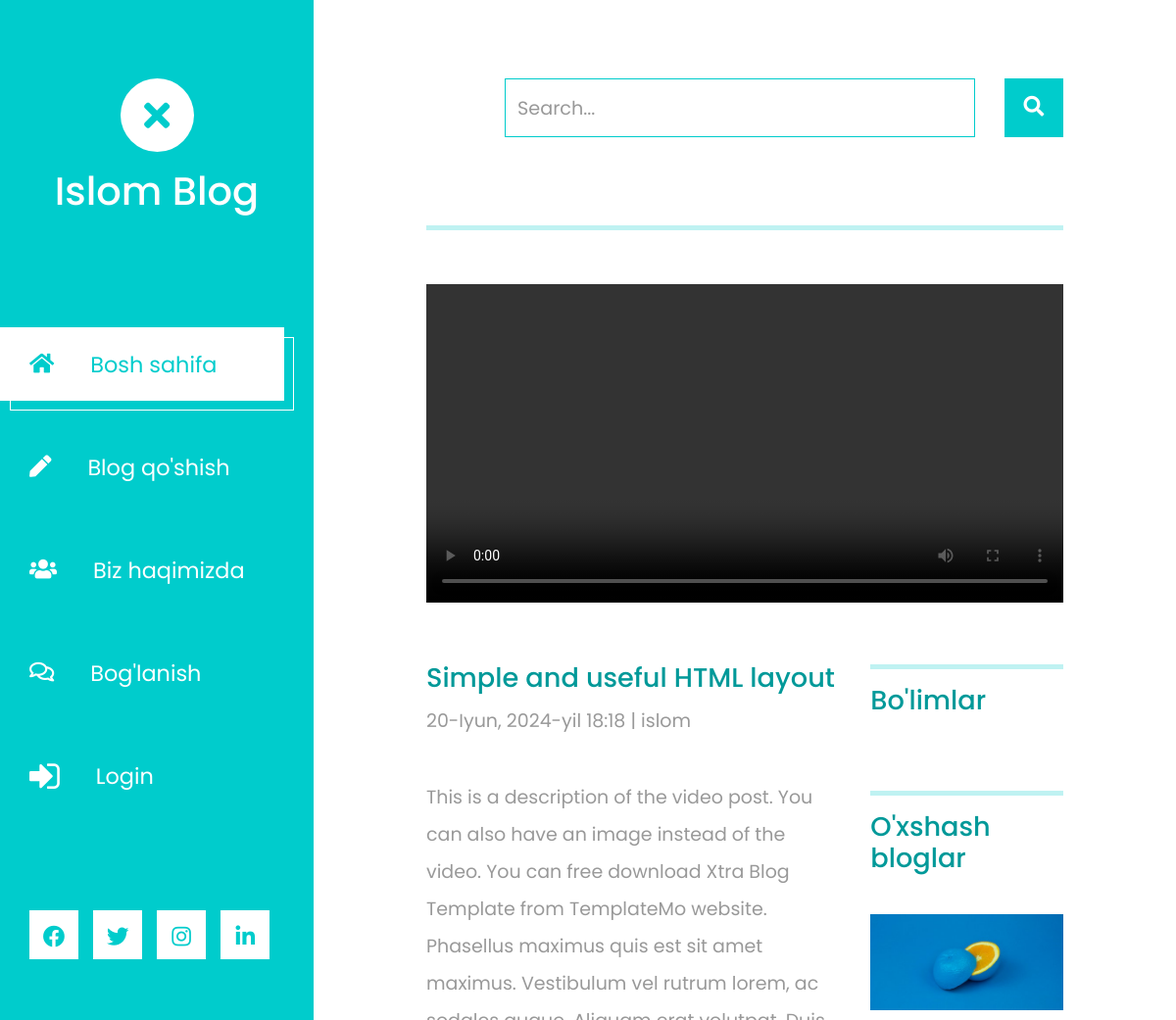
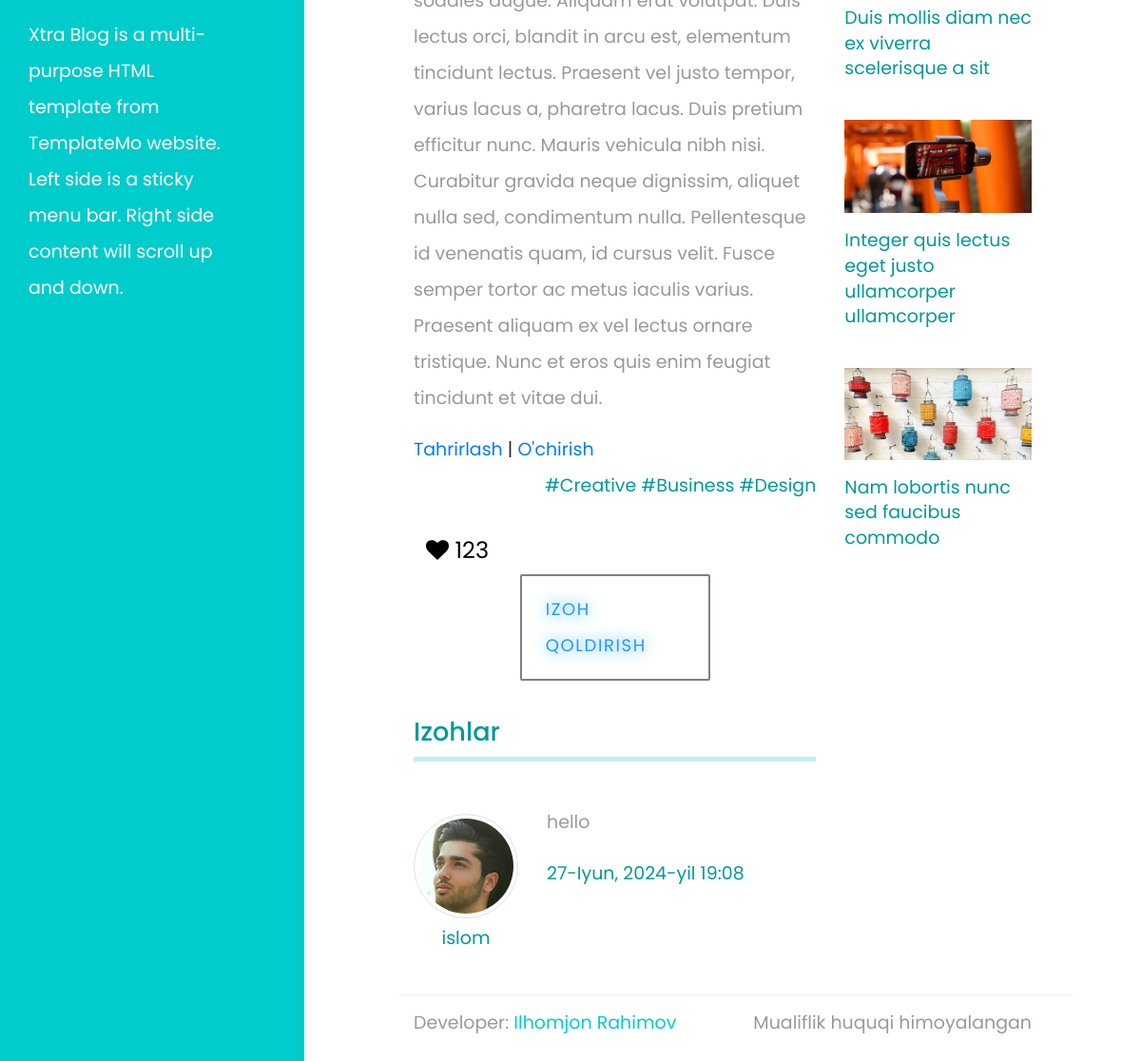
Screenshot of /blogs/simple-and-useful-html-layout/ with the database file from the repository (2 pictures, top to bottom).
### blogs/models.py (models this page shows, shortened)
class Blog(models.Model):
    author = models.ForeignKey(CustomUser, on_delete=models.CASCADE, verbose_name="Aftor")
    title = models.CharField(max_length=255, verbose_name="Sarlavha")
    body = models.TextField(verbose_name="Matni")
    photo = models.ImageField(upload_to='blogs/images/', validators=[
        FileExtensionValidator(allowed_extensions=['jpg', 'png', 'jpeg'])
    ], verbose_name="Rasmi")
    video = models.FileField(upload_to='blogs/videos/', null=True, blank=True,
                             validators=[FileExtensionValidator(allowed_extensions=['mp4'])],
                             verbose_name="Videosi")
    category = models.ForeignKey(Category, on_delete=models.CASCADE, verbose_name="Bo'limi")
    tags = models.ManyToManyField(Tag, blank=True, verbose_name="Teglar")
    slug = models.SlugField(max_length=50, verbose_name="Manzil", unique=True)
    created_time = models.DateTimeField(auto_now_add=True)
    objects = models.Manager()
    class Meta:
        db_table = 'blogs'
        ordering = ['id']
        verbose_name = 'Maqola'
        verbose_name_plural = 'Maqolalar'

class Tag(models.Model):
    name = models.CharField(max_length=50)
    class Meta:
        db_table = 'tags'
        ordering = ['-id']
        verbose_name = 'Teg'
        verbose_name_plural = 'Teglar'

class Comment(models.Model):
    author = models.ForeignKey(CustomUser, on_delete=models.CASCADE)
    blog = models.ForeignKey(Blog, on_delete=models.CASCADE, related_name='comments')
    body = models.TextField()
    created_time = models.DateTimeField(auto_now_add=True)
    class Meta:
        db_table = 'comments'
        ordering = ['-created_time']
        verbose_name = 'Izoh'
        verbose_name_plural = 'Izohlar'

### users/models.py (models this page shows, shortened)
class CustomUser(AbstractUser):
    gender = models.CharField(max_length=10, blank=True, null=True, choices=GENDERS, verbose_name="Jinsi")
    class Meta:
        verbose_name = 'Foydalanuvchi'
        verbose_name_plural = 'Foydalanuvchilar'

### blogs/views.py (the view, shortened to what this page needs)
# urls.py: path('blogs/<slug:slug>/', BlogDetailGenericView.as_view(), name='detail'),
class BlogDetailGenericView(DetailView):
    model = Blog
    template_name = 'detail.html'
    context_object_name = 'blog'
    def get_context_data(self, **kwargs):
        context = super().get_context_data(**kwargs)
        context.update({
            'comment_form': CommentCreateForm()
        })
        return context

### blogs/forms.py
class CommentCreateForm(ModelForm):
    class Meta:
        model = Comment
        fields = ['body']

### blogs/templates/detail.html (shortened to what this page needs)
{% extends 'base.html' %}
{% load static %}
{% block extra_css %}
<link rel="stylesheet" href="{% static 'css/comment_button.css' %}">
{% endblock %}
{% block content %}
<div class="row tm-row">
    <div class="col-12">
        <hr class="tm-hr-primary tm-mb-55">
        {% if blog.video %}
        <video width="954" height="535" controls class="tm-mb-40">
            <source src="{{ blog.video.url }}" type="video/mp4">
        </video>
        {% else %}
        <img width="954" height="535" class="tm-mb-40" src="{{ blog.photo.url }}"></img>
        {% endif %}
    </div>
</div>
<div class="row tm-row">
    <div class="col-lg-8 tm-post-col">
        <div class="tm-post-full">
            <div class="mb-4">
                <h2 class="pt-2 tm-color-primary tm-post-title">{{ blog.title }}</h2>
                <p class="tm-mb-40">{{ blog.created_time }} | {{ blog.author.username }}</p>
                <p>{{ blog.body }}</p>
                <a href="{% url 'edit' blog.pk %}">Tahrirlash</a> |
                <a href="{% url 'delete' blog.pk %}">O'chirish</a>
                <span class="d-block text-right tm-color-primary">
                    {% for tag in blog.tags.all %}
                    #{{ tag.name }}
                    {% endfor %}
                </span>
            </div>
            <div class="d-flex align-items-center">
                <a href="" class="btn btn-link like-button" style="color: {% if 0 %}red{% else %}black{% endif %};">
                    <i class="fa fa-heart"></i> 123
                </a>
            </div>
            <div class="container">
              <a class="button" href="#" style="--color:#1e9bff; width: 200px;" data-bs-toggle="modal" data-bs-target="#exampleModal">
                Izoh qoldirish
              </a>
            </div>
            <br>
            <div>
                <h2 class="tm-color-primary tm-post-title">Izohlar</h2>
                <hr class="tm-hr-primary tm-mb-45">
                {% for comment in blog.comments.all %}
                <div class="tm-comment tm-mb-45">
                    <figure class="tm-comment-figure">
                        <img src="{% static 'img/comment-1.jpg' %}" alt="Image" class="mb-2 rounded-circle img-thumbnail">
                        <figcaption class="tm-color-primary text-center">{{ comment.author.username }}</figcaption>
                    </figure>
                    <div>
                        <p>{{ comment.body }}</p>
                        <div class="d-flex justify-content-between">
                            <span class="tm-color-primary">{{ comment.created_time }}</span>
                        </div>
                    </div>
                </div>
                {% endfor %}
            </div>
        </div>
    </div>
    <aside class="col-lg-4 tm-aside-col">
        <div class="tm-post-sidebar">
            <hr class="mb-3 tm-hr-primary">
            <h2 class="mb-4 tm-post-title tm-color-primary">Bo'limlar</h2>
            <hr class="mb-3 tm-hr-primary">
            <h2 class="tm-mb-40 tm-post-title tm-color-primary">O'xshash bloglar</h2>
            <a href="#" class="d-block tm-mb-40">
                <figure>
                    <img src="img/img-02.jpg" alt="Image" class="mb-3 img-fluid">
                    <figcaption class="tm-color-primary">Duis mollis diam nec ex viverra scelerisque a sit</figcaption>
                </figure>
            </a>
            <a href="#" class="d-block tm-mb-40">
                <figure>
                    <img src="img/img-05.jpg" alt="Image" class="mb-3 img-fluid">
                    <figcaption class="tm-color-primary">Integer quis lectus eget justo ullamcorper ullamcorper</figcaption>
                </figure>
            </a>
            <a href="#" class="d-block tm-mb-40">
                <figure>
                    <img src="img/img-06.jpg" alt="Image" class="mb-3 img-fluid">
                    <figcaption class="tm-color-primary">Nam lobortis nunc sed faucibus commodo</figcaption>
                </figure>
            </a>
        </div>
    </aside>
</div>
{% endblock content %}

### blogs/templates/base.html (shortened to what this page needs)
{% load static %}
<!DOCTYPE html>
<html lang="en">
<head>
    <link href="https://cdn.jsdelivr.net/npm/bootstrap@5.3.3/dist/css/bootstrap.min.css" rel="stylesheet">
    <link href="https://getbootstrap.com/docs/5.3/assets/css/docs.css" rel="stylesheet">
	<link rel="stylesheet" href="{% static 'fontawesome/css/all.min.css' %}">
    <link rel="stylesheet" href="https://cdnjs.cloudflare.com/ajax/libs/font-awesome/4.7.0/css/font-awesome.min.css">
    <link href="{% static 'css/bootstrap.min.css' %}" rel="stylesheet">
    <link href="{% static 'css/templatemo-xtra-blog.css' %}" rel="stylesheet">
    {% block extra_css %}{% endblock %}
</head>
<body>
	<header class="tm-header" id="tm-header">
        <div class="tm-header-wrapper">
            <div class="tm-site-header">
                <div class="mb-3 mx-auto tm-site-logo"><i class="fas fa-times fa-2x"></i></div>
                <h1 class="text-center">Islom Blog</h1>
            </div>
            <nav class="tm-nav" id="tm-nav">
                <ul>
                    <li class="tm-nav-item active"><a href="{% url 'home' %}" class="tm-nav-link">
                        <i class="fas fa-home"></i>
                        Bosh sahifa
                    </a></li>
                    <li class="tm-nav-item"><a href="{% url 'create' %}" class="tm-nav-link">
                        <i class="fas fa-pen"></i>
                        Blog qo'shish
                    </a></li>
                    <li class="tm-nav-item"><a href="{% url 'about' %}" class="tm-nav-link">
                        <i class="fas fa-users"></i>
                        Biz haqimizda
                    </a></li>
                    <li class="tm-nav-item"><a href="{% url 'contact' %}" class="tm-nav-link">
                        <i class="far fa-comments"></i>
                        Bog'lanish
                    </a></li>
                    {% if user.is_authenticated %}
                         <li class="tm-nav-item">
                            <form action="{% url 'logout' %}" method="POST">
                                {% csrf_token %}
                                <button type="submit" class="tm-nav-link btn btn-link">
                                    <i class="fa fa-sign-out" style="font-size:36px"></i>
                                    Logout
                                </button>
                            </form>
                        </li>
                    {% else %}
                        <li class="tm-nav-item"><a href="{% url 'login' %}" class="tm-nav-link">
                            <i class="fa fa-sign-in" style="font-size:36px"></i>
                            Login
                        </a></li>
                    {% endif %}
                </ul>
            </nav>
            <div class="tm-mb-65">
                <a rel="nofollow" href="https://fb.com/templatemo" class="tm-social-link">
                    <i class="fab fa-facebook tm-social-icon"></i>
                </a>
                <a href="https://twitter.com" class="tm-social-link">
                    <i class="fab fa-twitter tm-social-icon"></i>
                </a>
                <a href="https://instagram.com" class="tm-social-link">
                    <i class="fab fa-instagram tm-social-icon"></i>
                </a>
                <a href="https://linkedin.com" class="tm-social-link">
                    <i class="fab fa-linkedin tm-social-icon"></i>
                </a>
            </div>
            <p class="tm-mb-80 pr-5 text-white">
                Xtra Blog is a multi-purpose HTML template from TemplateMo website. Left side is a sticky menu bar. Right side content will scroll up and down.
            </p>
        </div>
    </header>
    <div class="container-fluid">
        <main class="tm-main">
            <div class="row tm-row">
                <div class="col-12">
                    <form method="GET" class="form-inline tm-mb-80 tm-search-form">
                        <input class="form-control tm-search-input" name="query" type="text" placeholder="Search..." aria-label="Search">
                        <button class="tm-search-button" type="submit">
                            <i class="fas fa-search tm-search-icon" aria-hidden="true"></i>
                        </button>
                    </form>
                </div>
            </div>
            {% block content %}
            {% endblock content %}
            <footer class="row tm-row">
                <hr class="col-12">
                <div class="col-md-6 col-12 tm-color-gray">
                    Developer: <a rel="nofollow" target="_parent" href="https://github.com/RahimovIlhom" class="tm-external-link">Ilhomjon Rahimov</a>
                </div>
                <div class="col-md-6 col-12 tm-color-gray tm-copyright">
                    Mualiflik huquqi himoyalangan
                </div>
            </footer>
        </main>
    </div>
</body>
</html>

### blogs/static/css/comment_button.css (style rules this page uses)
* { margin: 0; padding: 0; box-sizing: border-box; font-family: 'Poppins', sans-serif; }
.container { width: 100%; min-height: 10vh; display: flex; justify-content: center; align-items: center; flex-wrap: wrap; gap: 120px; }
.button { position: relative; padding: 16px 25px; font-size: 18px; color: var(--color); border: 2px solid rgba(0, 0, 0, 0.5); border-radius: 2px; text-shadow: 0 0 15px var(--color); text-decoration: none; text-transform: uppercase; letter-spacing: 0.1rem; transition: 0.5s; z-index: 1; }
.button::before { content: ''; position: absolute; top: 0; left: 0; width: 100%; height: 100%; background: var(--color); z-index: -1; transform: scale(0); transition: 0.5s; }

### blogs/templates/detail.html (style rules this page uses)
.like-button { font-size: 1.5rem; text-decoration: none; }
.like-button .fa-heart { transition: color 0.3s; }

### rows the page displays
Blog: title "Simple and useful HTML layout", created_time "20-Iyun, 2024-yil 18:18", author.username "islom", body "This is a description of the video post. You can also have an image instead of the video. You can free download Xtra Blog Template from TemplateMo website. Phasellus maximus quis est sit amet maximus. Vestibulum vel rutrum lorem, ac sodales augue. Aliquam erat volutpat. Duis lectus orci, blandit in arcu est, elementum tincidunt lectus. Praesent vel justo tempor, varius lacus a, pharetra lacus. Duis pretium efficitur nunc. Mauris vehicula nibh nisi. Curabitur gravida neque dignissim, aliquet nulla sed, condimentum nulla. Pellentesque id venenatis quam, id cursus velit. Fusce semper tortor ac metus iaculis varius. Praesent aliquam ex vel lectus ornare tristique. Nunc et eros quis enim feugiat…"
Tag: name "Creative"
Tag: name "Business"
Tag: name "Design"
Comment: author.username "islom", body "hello", created_time "27-Iyun, 2024-yil 19:08"
